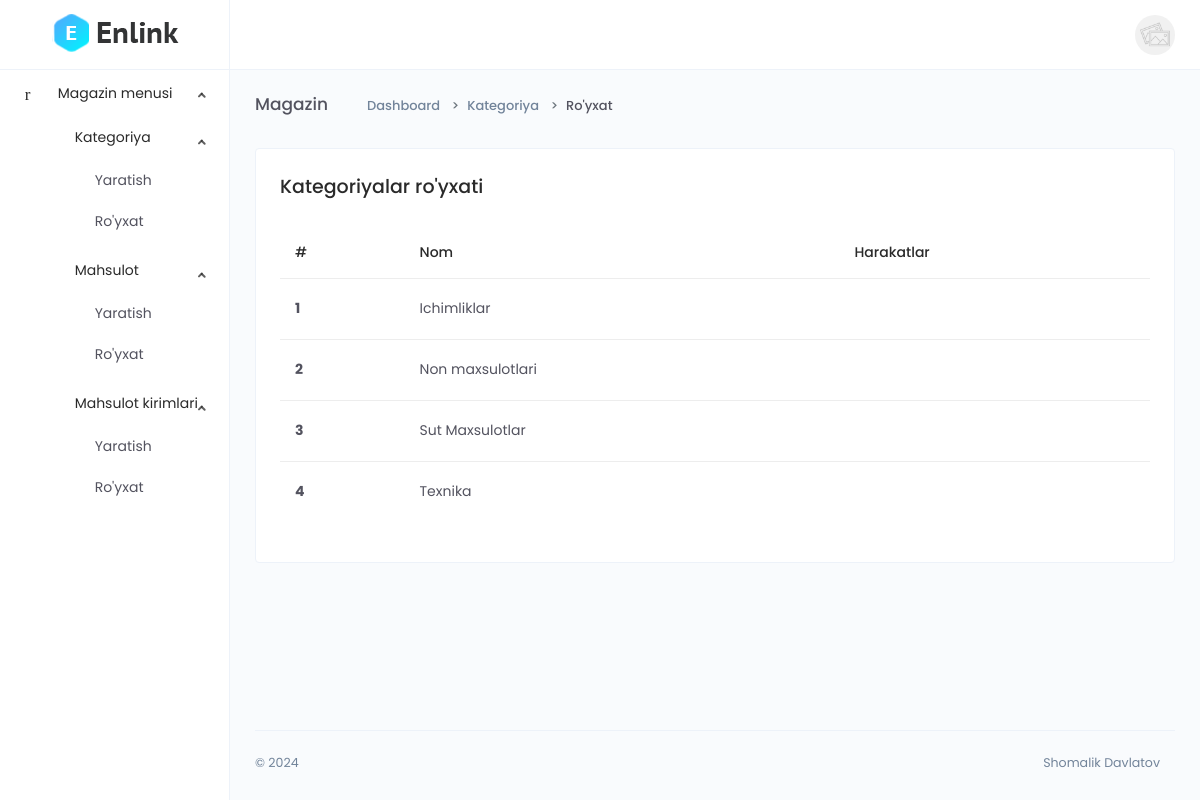
Screenshot of /dashboard/category-list (signed in) with the database file from the repository.
### main/models.py (models this page shows, shortened)
class CodeGenerate(models.Model):
    code = models.CharField(max_length=255, blank=True,unique=True)
    class Meta:
        abstract = True

class Category(CodeGenerate):
    name = models.CharField(max_length=255, unique=True)

### main/funcs.py (the view)
    def wrapper(request, *args, **kwargs):
        if request.user.is_authenticated and request.user.is_staff:
            result = func(request, *args, **kwargs)
        else:
            return redirect('front:index')
        return result

### main/dashboard/views.py (called while the page is built)
@staff_required
def category_list(request):
    queryset = models.Category.objects.all()
    context = {
        'queryset':queryset
        }
    return render(request, 'dashboard/category/list.html', context)

### main/funcs.py (called while the page is built)
def staff_required(func):
    def wrapper(request, *args, **kwargs):
        if request.user.is_authenticated and request.user.is_staff:
            result = func(request, *args, **kwargs)
        else:
            return redirect('front:index')
        return result
    return wrapper

### templates/dashboard/category/list.html (shortened to what this page needs)
{% extends 'dashboard/base.html' %}
{% block content %}
<div class="main-content">
    <div class="page-header">
        <h2 class="header-title">Magazin</h2>
        <div class="header-sub-title">
            <nav class="breadcrumb breadcrumb-dash">
                <a href="#" class="breadcrumb-item"><i class="anticon anticon-home m-r-5"></i>Dashboard</a>
                <a class="breadcrumb-item" href="#">Kategoriya</a>
                <span class="breadcrumb-item active">Ro'yxat</span>
            </nav>
        </div>
    </div>
    <div class="card">
        <div class="card-body">
            <h4>Kategoriyalar ro'yxati</h4>
            <div class="m-t-25">
                <div class="table-responsive">
                    <table class="table">
                        <thead>
                            <tr>
                                <th scope="col">#</th>
                                <th scope="col">Nom</th>
                                <th scope="col">Harakatlar</th>
                            </tr>
                        </thead>
                        <tbody>
                            {% for q in queryset %}
                            <tr>
                                <th scope="row">{{forloop.counter}}</th>
                                <td>{{q.name}}</td>
                                <td>
                                    <button type="button" class="btn btn-icon btn-hover btn-sm btn-rounded pull-right" data-toggle="modal" data-target=".bd-example-modal-lg{{forloop.counter}}">
                                        <i class="anticon anticon-edit"></i>
                                    </button>
                                    <button type="button" class="btn btn-icon btn-hover btn-sm btn-rounded" data-toggle="modal" data-target=".bd-example-modal-sm{{forloop.counter}}">
                                        <i class="anticon anticon-delete"></i>
                                    </button>
                                </td>
                            </tr>
                            {% endfor %}
                        </tbody>
                    </table>
                </div>
            </div>
        </div>
    </div>
</div>
{% endblock %}

### rows the page displays
Category: name "Ichimliklar"
Category: name "Non maxsulotlari"
Category: name "Sut Maxsulotlar"
Category: name "Texnika"
